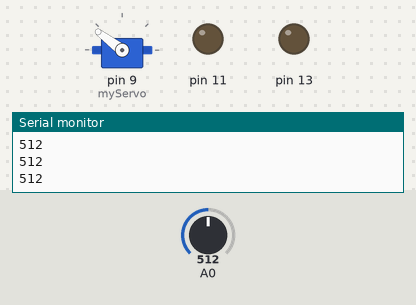
Recording of a sketch running on a simulated Arduino Uno, built with avr-gcc and run on an emulated ATmega328P. On the bench: servo, output pins drawn as LEDs (lit = HIGH), the last lines printed to the serial monitor. Inputs (shaded band) come from the test bench; at power-on: A0 = 512. At 5.4 s the program stops and its outputs stay as they are.

Above: at 1.3 s.
1.4 s: A0 set to 0
At 1.89 s:
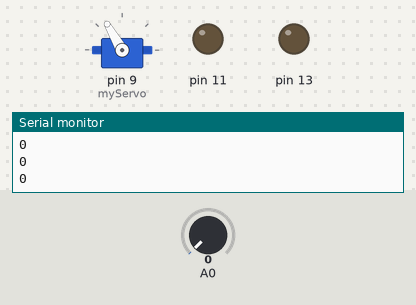
4.4 s: A0 set to 122
At 5.8 s:
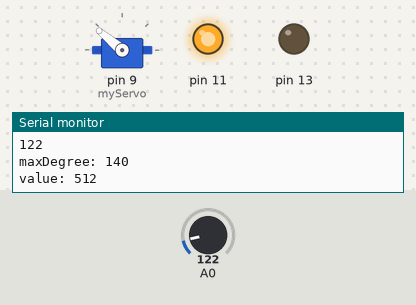
Timing chart, 0 to 6.9 s (numbered marks = the images above; inputs shaded):
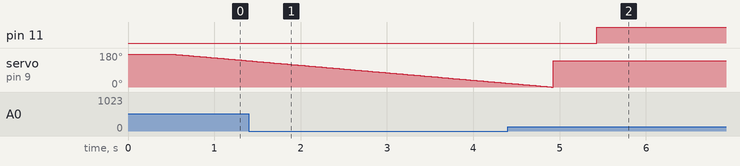

The sketch:

Light_Sweep_v1_0.ino
```cpp
//Light Sweep v1.0
  //Created by Matthew Mason,
  //March 2013

/*
Pin Setup:
Analog Pin  | Connected to
     0           Light Sensor
     1           not used
     2           not used
     3           not used
     4           not used
     5           not used
Digital Pin | Connected to
     0           not used
     1           not used
     2           not used
     3           not used
     4           not used
     5           not used
     6           not used
     7           not used
     8           not used
     9           Servo SIG
    10           not used
    11           not used
    12           not used
    13           not used
*/
#include <Servo.h>
Servo myServo;
int degree[175];
int maximum = 0;
int maxDegree = 0;
int x = 0;
int y = 0;
int maximumNew = 0;

void moveServoL(int s)
{
  for(int i=0;i<175;i++)
  {
    myServo.write(i);
    delay(s);
  }
}

void moveServoR(int s)
{
  for(int i=174;i>=0;i--)
  {
    myServo.write(i);
    delay(s);
    degree[i] = analogRead(A0);
    Serial.println(degree[i]);
  }
}

void setup()
{
  myServo.attach(9);
  pinMode(13, OUTPUT);
  pinMode(11, OUTPUT);
  digitalWrite(13, LOW);

}

void loop()
{
  Serial.begin(9600);
  myServo.write(174);
  delay(500);
  moveServoR(25);
  maximum = 0;
  maxDegree = 0;
  for(int i=0;i<175;i++)
  {
    if(maximum==0)
    {
      x = degree[i];
      y = degree[i+1];
      maximum = max(x,y);
    }
    else
    {
      x = degree[i];
      maximumNew = max(x,maximum);
      if(maximumNew>maximum)
      {
        maxDegree = i;
        maximum = maximumNew;
      }
    }
  }
  myServo.write(maxDegree);
  Serial.print("maxDegree: ");
  Serial.println(maxDegree);
  Serial.print("value: ");
  Serial.print(maximum);
  delay(500);
  digitalWrite(11, HIGH);
  while(true) {}
  }
```
